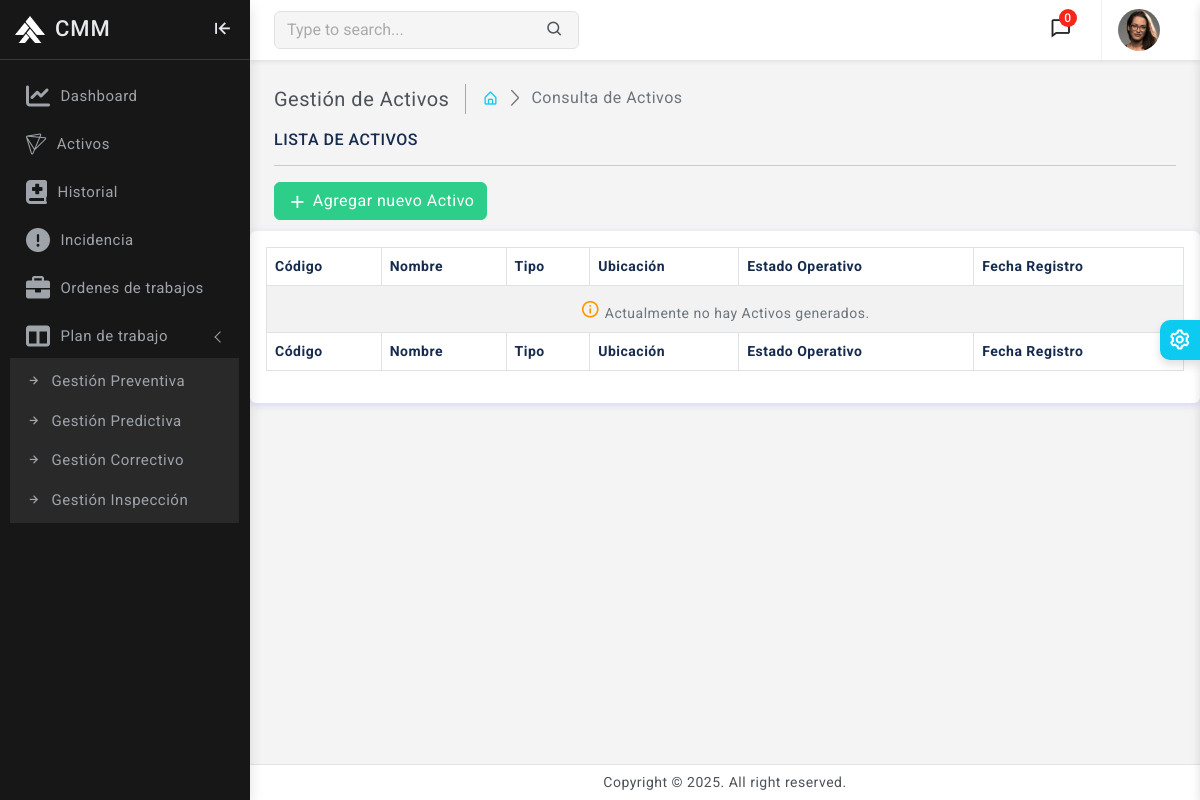
Page /activos/activos/ (signed in) on the earlier database version.
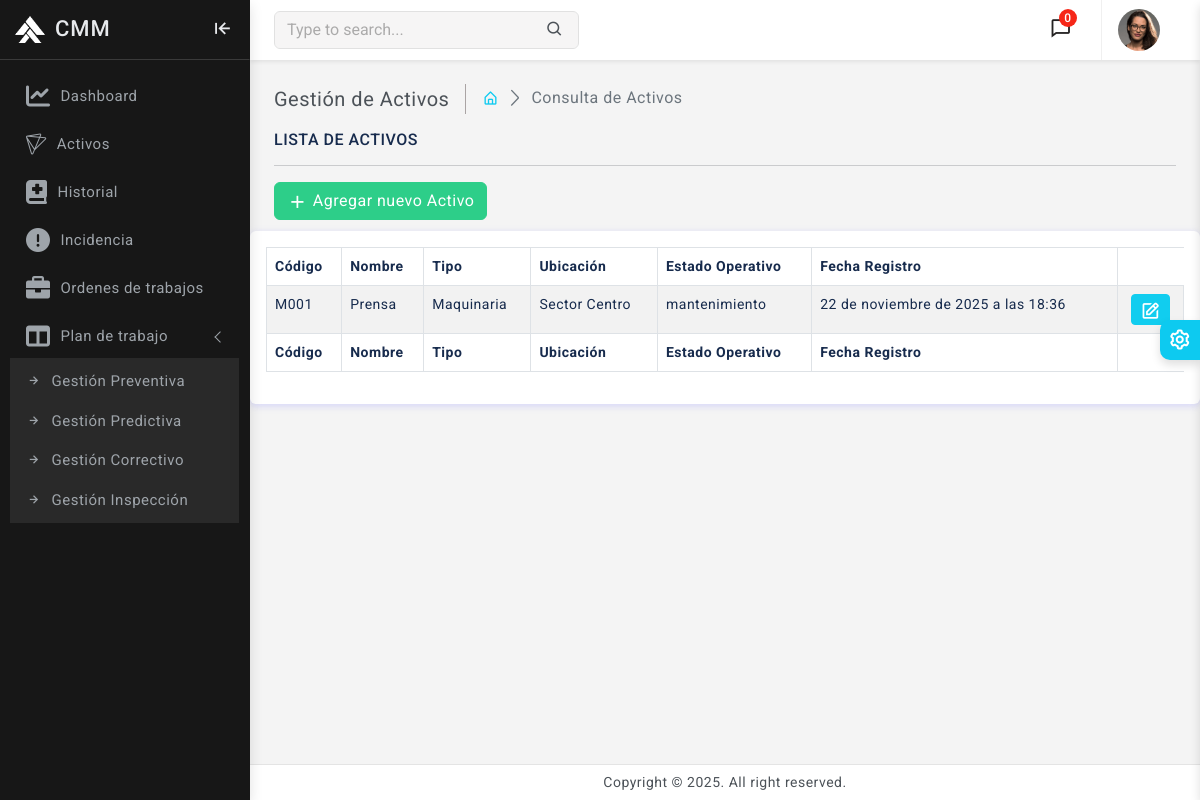
Same page on the later database version.
### activos/models.py (models this page shows, shortened)
class Activo(models.Model):
    ESTADOS_OPERATIVOS_CHOICES = [
        ('operativo', 'Operativo'),
        ('inoperativo', 'Inoperativo'),
        ('mantenimiento', 'En mantenimiento'),
        ('retirado', 'Retirado'),
    ]
    codigo = models.CharField(max_length=50, unique=True, db_index=True)
    nombre = models.CharField(max_length=120)
    tipo = models.CharField(max_length=60, db_index=True)
    ubicacion = models.CharField(max_length=120, db_index=True)
    estado_operativo = models.CharField(max_length=20, choices=ESTADOS_OPERATIVOS_CHOICES, default='operativo', db_index=True)
    fecha_registro = models.DateTimeField(auto_now_add=True)
    class Meta:
        verbose_name = 'Activo'
        verbose_name_plural = 'Activos'
        indexes = [
            models.Index(fields=['tipo']),
            models.Index(fields=['ubicacion']),
            models.Index(fields=['estado_operativo']),
        ]
        constraints = [
            models.UniqueConstraint(fields=['codigo'], name='uq_activo_codigo'),
        ]

### activos/views.py (the view)
# urls.py: path('activos/', include('activos.urls')),
@login_required(login_url = 'login')
def activos(request):
    activos = Activo.objects.all()
    return render(request, 'activos/activos.html', {'activos' : activos} )

### templates/activos/activos.html (shortened to what this page needs)
{% extends 'base.html' %}
{% load static %}
{% block content %}
    <div class="page-wrapper">
        <div class="page-content">
            <div class="page-breadcrumb d-none d-sm-flex align-items-center mb-3">
                <div class="breadcrumb-title pe-3">Gestión de Activos</div>
                <div class="ps-3">
                    <nav aria-label="breadcrumb">
                        <ol class="breadcrumb mb-0 p-0">
                            <li class="breadcrumb-item"><a href="{% url 'home' %}"><i class="bx bx-home-alt text-info"></i></a></li>
                            <li class="breadcrumb-item active" aria-current="page">Consulta de Activos</li>
                        </ol>
                    </nav>
                </div>
            </div>
            <h6 class="mb-0 text-uppercase">Lista de Activos</h6>
            <hr />
                <a href="{% url 'agregar_activo' %}" class="btn btn-success">
                    <i class="bx bx-plus"></i> Agregar nuevo Activo
                </a>
            </div>
            <div class="card">
                <div class="card-body">
                    <div class="table-responsive">
                        <table class="table table-striped table-bordered">
                            <thead>
                                <tr>
                                    <th>Código</th>
                                    <th>Nombre</th>
                                    <th>Tipo</th>
                                    <th>Ubicación</th>
                                    <th>Estado Operativo</th>
                                    <th>Fecha Registro</th>
                                </tr>
                            </thead>
                            <tbody>
                                {% if activos %}
                                    {% for a in activos %}
                                    <tr>
                                        <td>{{ a.codigo }}</td>
                                        <td>{{ a.nombre }}</td>
                                        <td>{{ a.tipo }}</td>
                                        <td>{{ a.ubicacion }}</td>
                                        <td>{{ a.estado_operativo }}</td>
                                        <td>{{ a.fecha_registro }}</td>
                                        <td class="text-center">
                                            <a href="{% url 'editar_activo' a.id %}" class="btn btn-sm btn-info">
                                                <i class="bx bx-edit"></i>
                                            </a>
                                        </td>
                                    </tr>
                                    {% endfor %}
                                {% else %}
                                    <tr>
                                        <td colspan="11" class="text-center text-muted">
                                            <i class="bx bx-info-circle" style="font-size: 20px; color: #ff9800;"></i>
                                            Actualmente no hay Activos generados.
                                        </td>
                                    </tr>
                                {% endif %}
                            </tbody>
                            <tfoot>
                                <tr>
                                    <th>Código</th>
                                    <th>Nombre</th>
                                    <th>Tipo</th>
                                    <th>Ubicación</th>
                                    <th>Estado Operativo</th>
                                    <th>Fecha Registro</th>
                                </tr>
                            </tfoot>
                        </table>
                    </div>
                </div>
            </div>
        </div>
    </div>
{% endblock %}

### templates/base.html (shortened to what this page needs)
{% load static %}
<!doctype html>
<html lang="en" class="semi-dark">
<head>
	<link href="{% static 'plugins/vectormap/jquery-jvectormap-2.0.2.css' %}" rel="stylesheet" />
	<link href="{% static 'plugins/simplebar/css/simplebar.css' %}" rel="stylesheet" />
	<link href="{% static 'plugins/perfect-scrollbar/css/perfect-scrollbar.css' %}" rel="stylesheet" />
	<link href="{% static 'plugins/metismenu/css/metisMenu.min.css' %}" rel="stylesheet" />
	<link href="{% static 'plugins/smart-wizard/css/smart_wizard_all.min.css' %}" rel="stylesheet" type="text/css" />
	<link href="{% static 'css/pace.min.css' %}" rel="stylesheet" />
	<link href="{% static 'css/bootstrap.min.css' %}" rel="stylesheet">
	<link href="{% static 'css/bootstrap-extended.css' %}" rel="stylesheet">
	<link href="{% static 'css/app.css' %}" rel="stylesheet">
	<link href="{% static 'css/icons.css' %}" rel="stylesheet">
	<link rel="stylesheet" href="{% static 'css/dark-theme.css' %}" />
	<link rel="stylesheet" href="{% static 'css/semi-dark.css' %}" />
	<link rel="stylesheet" href="{% static 'css/header-colors.css' %}" />
	<link href="{% static 'plugins/datatable/css/dataTables.bootstrap5.min.css' %}" rel="stylesheet" />
	<link href="{% static 'css/style.css' %}" rel="stylesheet">
	<link href="https://cdnjs.cloudflare.com/ajax/libs/font-awesome/6.0.0-beta3/css/all.min.css" rel="stylesheet">
	<link rel="stylesheet" href="https://cdn.jsdelivr.net/npm/bootstrap4-duallistbox@4.0.2/dist/bootstrap-duallistbox.min.css">
</head>
<body>
	<div class="wrapper">
		{% include 'includes/alerts.html' %}
		{% include 'includes/dashboard_sidebar.html' %}
		{% include 'includes/navbar.html' %}
		{% include 'includes/switcher.html' %}
		{% block content %}{% endblock %}
		{% include 'includes/footer.html' %}
</body>
</html>

### templates/includes/alerts.html (shortened to what this page needs)
<!DOCTYPE html>
<html lang="en">
    <head>
        <link rel="stylesheet" href="//cdn.jsdelivr.net/npm/alertifyjs@1.13.1/build/css/alertify.min.css"/>
        <link rel="stylesheet" href="//cdn.jsdelivr.net/npm/alertifyjs@1.13.1/build/css/themes/default.min.css"/>
    </head>
    <body>
    </body>
</html>

### templates/includes/dashboard_sidebar.html
{% load static %}
<div class="sidebar-wrapper" data-simplebar="true">
    <div class="sidebar-header">
        <div>
            <img src="{% static 'images/logo-icon.png' %}" class="logo-icon" alt="logo icon">
        </div>
        <div>
            <h4 class="logo-text">CMM</h4>
        </div>
        <div class="toggle-icon ms-auto"><i class='bx bx-arrow-to-left'></i>
        </div>
    </div>
    <ul class="metismenu" id="menu">
        <li>
            <a href="{% url 'home' %}">
                <div class="parent-icon"><i class='fas fa-chart-line'></i></div>
                <div class="menu-title">Dashboard</div>
            </a>
        </li>
        <li>
            <a href="{% url 'activos' %}">
                <div class="parent-icon"><i class="fab fa-pushed"></i>
                </div>
                <div class="menu-title">Activos</div>
            </a>
        </li>
        <li>
            <a href="{% url 'historial' %}">
                <div class="parent-icon"><i class="fas fa-book-medical"></i>
                </div>
                <div class="menu-title">Historial</div>
            </a>
        </li>
        <li>
            <a href="{% url 'incidencias' %}">
                <div class="parent-icon"> <i class="fas fa-exclamation-circle"></i>
                </div>
                <div class="menu-title">Incidencia</div>
            </a>
        </li>
        <li>
            <a href="{% url 'orden_trabajo' %}">
                <div class="parent-icon"><i class="fas fa-briefcase"></i>
                </div>
                <div class="menu-title">Ordenes de trabajos</div>
            </a>
        </li>
        <li>
            <a href="#" class="has-arrow">
                <div class="parent-icon"><i class="fas fa-columns"></i>
                </div>
                <div class="menu-title">Plan de trabajo</div>
            </a>
            <ul>
                <li> <a href="{% url 'plan_gestion' 'Preventivo' %}"><i class="bx bx-right-arrow-alt"></i>Gestión Preventiva</a> </li>
                <li> <a href="{% url 'plan_gestion' 'Predictivo'%}"><i class="bx bx-right-arrow-alt"></i>Gestión Predictiva</a> </li>
                <li> <a href="{% url 'plan_gestion' 'Correctivo'%}"><i class="bx bx-right-arrow-alt"></i>Gestión Correctivo</a> </li>
                <li> <a href="{% url 'plan_gestion' 'Inspeccion'%}"><i class="bx bx-right-arrow-alt"></i>Gestión Inspección</a> </li>
            </ul>
        </li>
    </ul>
</div>

### templates/includes/navbar.html (shortened to what this page needs)
{% load static %}
<header>
    <div class="topbar d-flex align-items-center">
        <nav class="navbar navbar-expand">
            <div class="search-bar flex-grow-1">
                <div class="position-relative search-bar-box">
                    <input type="text" class="form-control search-control" placeholder="Type to search..."> <span class="position-absolute top-50 search-show translate-middle-y"><i class='bx bx-search'></i></span>
                </div>
            </div>
            <div class="top-menu ms-auto">
                <ul class="navbar-nav align-items-center">
                    <li class="nav-item dropdown dropdown-large">
                        <a class="nav-link dropdown-toggle dropdown-toggle-nocaret position-relative" href="#" role="button" data-bs-toggle="dropdown" aria-expanded="false"> <span class="alert-count">0</span>
                            <i class='bx bx-comment'></i>
                        </a>
                    </li>
                </ul>
            </div>
            <div class="user-box dropdown">
                <a class="d-flex align-items-center nav-link dropdown-toggle dropdown-toggle-nocaret" href="#" role="button" data-bs-toggle="dropdown" aria-expanded="false">
                    <img src="{% static 'images/avatars/avatar-2.png' %}" class="user-img" alt="user avatar">
                </a>
            </div>
        </nav>
    </div>
</header>

### templates/includes/switcher.html (shortened to what this page needs)
{% load static %}
<div class="switcher-wrapper">
    <div class="switcher-btn"> <i class='bx bx-cog bx-spin'></i>
    </div>
</div>

### templates/includes/footer.html
{% load static %}
<footer class="page-footer">
    <p class="mb-0">Copyright © 2025. All right reserved.</p>
</footer>

### CMM/static/css/semi-dark.css (style rules this page uses)
html.semi-dark .sidebar-wrapper { background: #171717; border-right: 1px solid #e4e4e400 }
html.semi-dark .sidebar-wrapper .sidebar-header { background: #171717; border-right: 1px solid #e4e4e400; border-bottom: 1px solid rgb(255 255 255 / 15%) }
html.semi-dark .sidebar-wrapper .sidebar-header .logo-text { color: #e7e9ec }
html.semi-dark .sidebar-wrapper .sidebar-header .toggle-icon { color: #e7e9ec }
html.semi-dark .sidebar-wrapper .metismenu a { color: #9ea4aa }
html.semi-dark .sidebar-wrapper .metismenu ul { border: 1px solid #ffffff00; background: rgb(255 255 255 / 8%) }
html.semi-dark .logo-icon { filter: invert(1) grayscale(100%) brightness(200%) }

Differences in the rows shown:
added Activo: codigo "M001", nombre "Prensa", tipo "Maquinaria", ubicacion "Sector Centro", estado_operativo "mantenimiento", fecha_registro "22 de noviembre de 2025 a las 18:36"
Other differences:
text no longer shown: "Actualmente no hay Activos generados."
